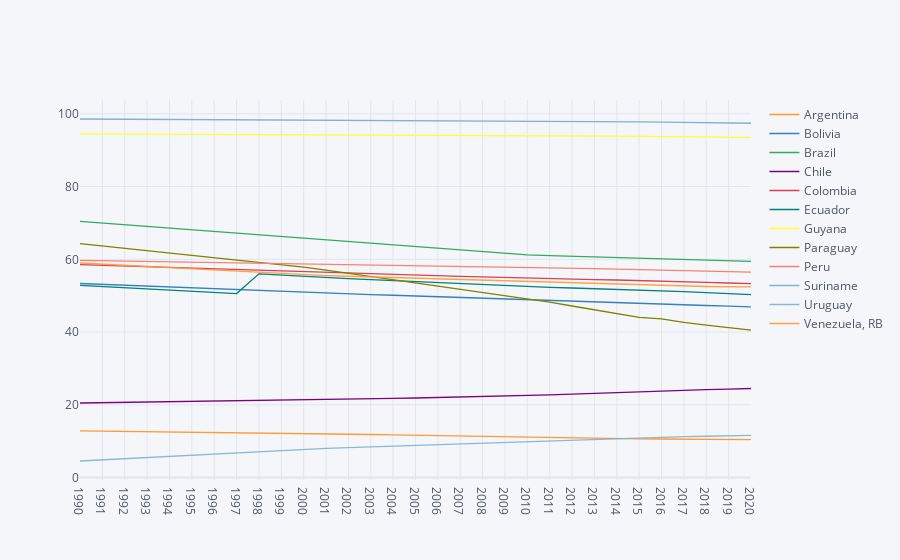

The notebook cell saved with this chart:
### Code cell
# Gráfico comparativo da evolução da perda de florestas nativas entre os países da América do Sul
# Comparative graph of the evolution of native forest loss among South American countries 
data[['Argentina','Bolivia','Brazil','Chile','Colombia',
      'Ecuador','Guyana','Paraguay','Peru','Suriname',
      'Uruguay','Venezuela, RB']].iplot(kind='scatter')
